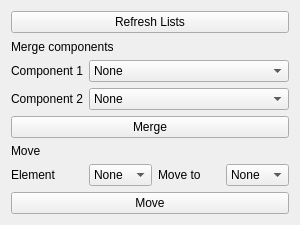
<?xml version="1.0" encoding="UTF-8"?>
<ui version="4.0">
 <class>SEMergePartsEditorGUIClass</class>
 <widget class="QWidget" name="SEMergePartsEditorGUIClass">
  <property name="geometry">
   <rect>
    <x>0</x>
    <y>0</y>
    <width>300</width>
    <height>225</height>
   </rect>
  </property>
  <property name="minimumSize">
   <size>
    <width>300</width>
    <height>225</height>
   </size>
  </property>
  <property name="windowTitle">
   <string/>
  </property>
  <layout class="QVBoxLayout" name="verticalLayout">
   <item>
    <layout class="QGridLayout" name="gridLayout">
     <item row="3" column="0">
      <widget class="QLabel" name="label_3">
       <property name="text">
        <string>Component 2</string>
       </property>
      </widget>
     </item>
     <item row="6" column="3">
      <widget class="QComboBox" name="cmbPartM">
       <item>
        <property name="text">
         <string>None</string>
        </property>
       </item>
      </widget>
     </item>
     <item row="6" column="2">
      <widget class="QLabel" name="label_6">
       <property name="text">
        <string>Move to</string>
       </property>
      </widget>
     </item>
     <item row="1" column="0" colspan="4">
      <widget class="QLabel" name="label">
       <property name="text">
        <string>Merge components</string>
       </property>
      </widget>
     </item>
     <item row="6" column="0">
      <widget class="QLabel" name="label_5">
       <property name="text">
        <string>Element</string>
       </property>
      </widget>
     </item>
     <item row="6" column="1">
      <widget class="QComboBox" name="cmbElement">
       <item>
        <property name="text">
         <string>None</string>
        </property>
       </item>
      </widget>
     </item>
     <item row="2" column="0">
      <widget class="QLabel" name="label_2">
       <property name="text">
        <string>Component 1</string>
       </property>
      </widget>
     </item>
     <item row="5" column="0" colspan="4">
      <widget class="QLabel" name="label_4">
       <property name="text">
        <string>Move</string>
       </property>
      </widget>
     </item>
     <item row="4" column="0" colspan="4">
      <widget class="QPushButton" name="btnMerge">
       <property name="text">
        <string>Merge</string>
       </property>
      </widget>
     </item>
     <item row="7" column="0" colspan="4">
      <widget class="QPushButton" name="btnMove">
       <property name="text">
        <string>Move</string>
       </property>
      </widget>
     </item>
     <item row="2" column="1" colspan="3">
      <widget class="QComboBox" name="cmbPart1">
       <item>
        <property name="text">
         <string>None</string>
        </property>
       </item>
      </widget>
     </item>
     <item row="3" column="1" colspan="3">
      <widget class="QComboBox" name="cmbPart2">
       <item>
        <property name="text">
         <string>None</string>
        </property>
       </item>
      </widget>
     </item>
     <item row="0" column="0" colspan="4">
      <widget class="QPushButton" name="btnRefresh">
       <property name="text">
        <string>Refresh Lists</string>
       </property>
      </widget>
     </item>
    </layout>
   </item>
  </layout>
 </widget>
 <resources/>
 <connections>
  <connection>
   <sender>btnMerge</sender>
   <signal>released()</signal>
   <receiver>SEMergePartsEditorGUIClass</receiver>
   <slot>onMerge()</slot>
   <hints>
    <hint type="sourcelabel">
     <x>149</x>
     <y>161</y>
    </hint>
    <hint type="destinationlabel">
     <x>149</x>
     <y>93</y>
    </hint>
   </hints>
  </connection>
  <connection>
   <sender>btnRefresh</sender>
   <signal>released()</signal>
   <receiver>SEMergePartsEditorGUIClass</receiver>
   <slot>updatePartsList()</slot>
   <hints>
    <hint type="sourcelabel">
     <x>241</x>
     <y>114</y>
    </hint>
    <hint type="destinationlabel">
     <x>149</x>
     <y>93</y>
    </hint>
   </hints>
  </connection>
  <connection>
   <sender>btnMove</sender>
   <signal>released()</signal>
   <receiver>SEMergePartsEditorGUIClass</receiver>
   <slot>onMove()</slot>
   <hints>
    <hint type="sourcelabel">
     <x>149</x>
     <y>166</y>
    </hint>
    <hint type="destinationlabel">
     <x>149</x>
     <y>93</y>
    </hint>
   </hints>
  </connection>
 </connections>
 <slots>
  <slot>onMerge()</slot>
  <slot>updatePartsList()</slot>
  <slot>onMove()</slot>
 </slots>
</ui>
